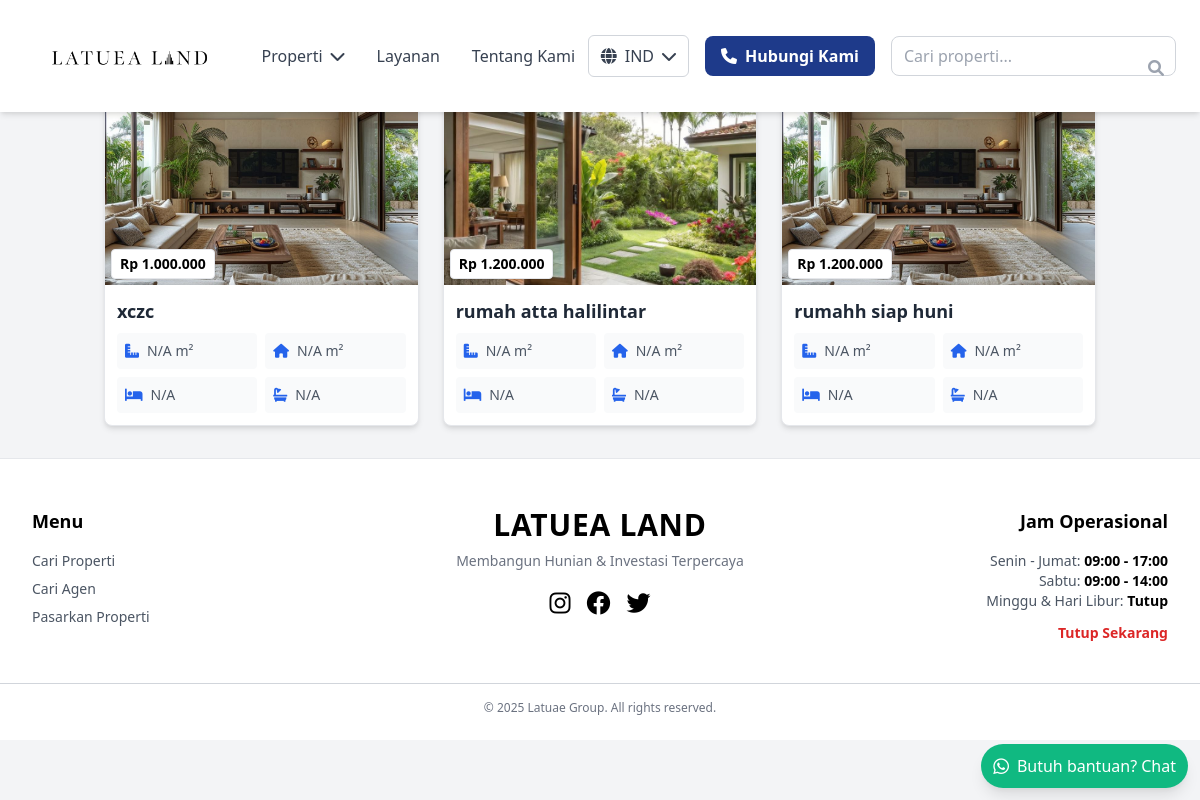
Before: /user/sale_properties.php with the older database file.
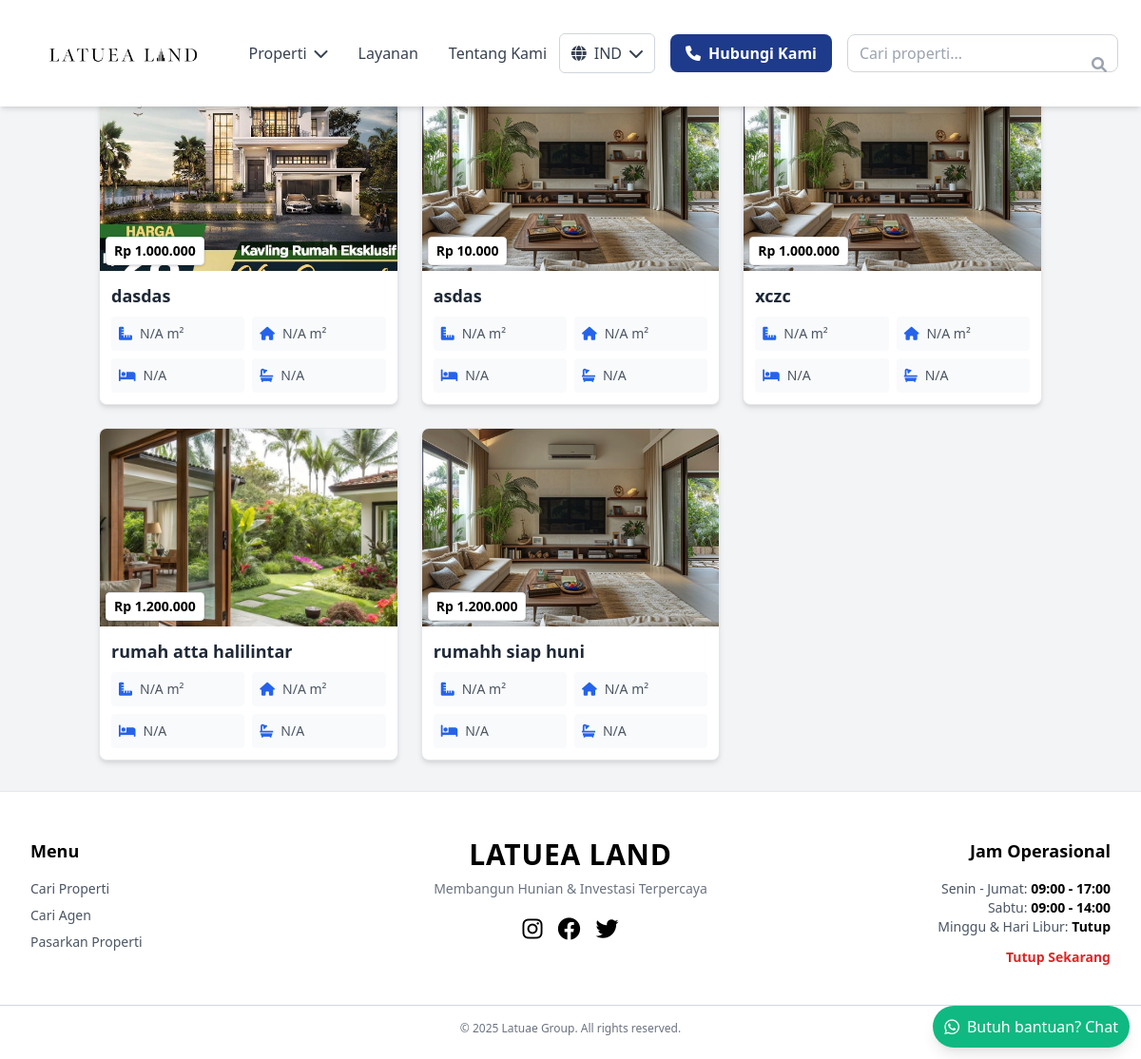
After: the same page with the newer database file.
### tables this page shows
CREATE TABLE `properties` (
  `id` int(11) NOT NULL,
  `id_properti` varchar(50) DEFAULT NULL,
  `title` varchar(100) NOT NULL,
  `description` text NOT NULL,
  `price` decimal(10,2) NOT NULL,
  `province` varchar(100) DEFAULT NULL,
  `regency` varchar(100) DEFAULT NULL,
  `district_or_area` varchar(100) DEFAULT NULL,
  `image` varchar(255) DEFAULT NULL,
  `created_at` timestamp NOT NULL DEFAULT current_timestamp(),
  `property_type` enum('for_sale','for_rent') NOT NULL DEFAULT 'for_sale',
  `property_kind` varchar(50) DEFAULT NULL,
  `tipe_properti` varchar(50) DEFAULT NULL,
  `luas_tanah` varchar(50) DEFAULT NULL,
  `luas_bangunan` varchar(50) DEFAULT NULL,
  `arah_bangunan` varchar(50) DEFAULT NULL,
  `jenis_bangunan` varchar(50) DEFAULT NULL,
  `jumlah_lantai` varchar(50) DEFAULT NULL,
  `kamar_tidur` varchar(50) DEFAULT NULL,
  `kamar_pembantu` varchar(50) DEFAULT NULL,
  `kamar_mandi` varchar(50) DEFAULT NULL,
  `daya_listrik` varchar(50) DEFAULT NULL,
  `saluran_air` varchar(50) DEFAULT NULL,
  `jalur_telepon` varchar(50) DEFAULT NULL,
  `interior` varchar(50) DEFAULT NULL,
  `garasi_parkir` varchar(50) DEFAULT NULL,
  `sertifikat` varchar(50) DEFAULT NULL,
  `view_count` int(11) DEFAULT 0,
  `agent_id` int(11) DEFAULT NULL,
  `facilities` text DEFAULT NULL,
  `is_featured` tinyint(1) DEFAULT 0
);

### user/sale_properties.php (the view, shortened to what the changed rows need)
<?php
require __DIR__ . '/../includes/db_connect.php';
require __DIR__ . '/../includes/header.php';
$properties_per_page = 9;
$current_page = isset($_GET['page']) && is_numeric($_GET['page']) ? (int)$_GET['page'] : 1;
$offset = ($current_page - 1) * $properties_per_page;
$property_type = 'for_sale';
$sql = "
    SELECT
        p.id,
        p.title,
        p.price,
        p.province,
        p.regency,
        p.luas_tanah,
        p.luas_bangunan,
        p.kamar_tidur,
        p.kamar_mandi,
        pi.image_path AS main_image_path
    FROM
        properties p
    LEFT JOIN
        (SELECT property_id, MIN(id) AS min_img_id FROM property_images GROUP BY property_id) AS min_images
    ON
        p.id = min_images.property_id
    LEFT JOIN
        property_images pi
    ON
        min_images.min_img_id = pi.id
    WHERE
        p.property_type = ?
    ORDER BY
        p.created_at DESC
    LIMIT ? OFFSET ?
";
try {
    $stmt = $pdo->prepare($sql);
    $stmt->bindValue(1, $property_type, PDO::PARAM_STR);
    $stmt->bindValue(2, $properties_per_page, PDO::PARAM_INT);
    $stmt->bindValue(3, $offset, PDO::PARAM_INT);
    $stmt->execute();
    $properties = $stmt->fetchAll(PDO::FETCH_ASSOC);
} catch (PDOException $e) {
    error_log("Error fetching properties: " . $e->getMessage());
    echo "<div class='container mx-auto px-4 py-6'><p class='text-red-600'>Terjadi kesalahan saat mengambil data properti.</p></div>";
    require __DIR__ . '/../includes/footer.php';
    exit;
}
?>
<!DOCTYPE html>
<html lang="id">
<head>
    <link rel="stylesheet" href="https://cdnjs.cloudflare.com/ajax/libs/font-awesome/6.0.0/css/all.min.css">
    <link href="https://cdn.jsdelivr.net/npm/tailwindcss@2.2.19/dist/tailwind.min.css" rel="stylesheet">
</head>
<body class="font-lato bg-gray-100 text-gray-800">
    <div class="container mx-auto px-4 py-6">
        <h1 class="text-xl md:text-2xl font-bold text-gray-800 text-center mb-3">Properties for Sale</h1>
        <div class="flex justify-center">
            <div class="grid grid-cols-1 sm:grid-cols-2 lg:grid-cols-3 gap-4 md:gap-6 my-2 w-full">
                <?php if (empty($properties)): ?>
                    <p class="col-span-full text-center text-gray-600 py-5 text-sm md:text-base">Tidak ada properti untuk dijual saat ini.</p>
                <?php else: ?>
                    <?php foreach ($properties as $property): ?>
                        <a href="detail_property.php?id=<?= htmlspecialchars($property['id']) ?>" class="block h-full">
                            <div class="bg-white border border-gray-200 rounded-lg shadow-md overflow-hidden hover:-translate-y-1 hover:shadow-lg transition h-full flex flex-col max-w-full sm:max-w-[360px] mx-auto">
                                <div class="relative w-full h-44 sm:h-52">
                                    <img src="../Uploads/properties/<?= htmlspecialchars($property['main_image_path'] ?? 'default.jpg') ?>" alt="<?= htmlspecialchars($property['title']) ?>" class="w-full h-full object-cover hover:scale-105 transition-transform">
                                    <div class="absolute bottom-1.5 left-1.5 bg-white text-black px-2 py-1 rounded text-xs md:text-sm font-semibold border border-gray-200 shadow">
                                        Rp <?= number_format($property['price'], 0, ',', '.') ?>
                                    </div>
                                </div>
                                <div class="p-3 flex-grow">
                                    <h3 class="text-base md:text-lg font-semibold text-gray-800 truncate mb-2"><?= htmlspecialchars($property['title']) ?></h3>
                                    <div class="grid grid-cols-2 sm:grid-cols-2 gap-2 mt-2">
                                        <div class="flex items-center gap-2 text-xs md:text-sm text-gray-600 bg-gray-50 p-2 rounded">
                                            <i class="fas fa-ruler-combined text-blue-600"></i>
                                            <span><?= htmlspecialchars($property['luas_tanah'] ?? 'N/A') ?> m²</span>
                                        </div>
                                        <div class="flex items-center gap-2 text-xs md:text-sm text-gray-600 bg-gray-50 p-2 rounded">
                                            <i class="fas fa-home text-blue-600"></i>
                                            <span><?= htmlspecialchars($property['luas_bangunan'] ?? 'N/A') ?> m²</span>
                                        </div>
                                        <div class="flex items-center gap-2 text-xs md:text-sm text-gray-600 bg-gray-50 p-2 rounded">
                                            <i class="fas fa-bed text-blue-600"></i>
                                            <span><?= htmlspecialchars($property['kamar_tidur'] ?? 'N/A') ?></span>
                                        </div>
                                        <div class="flex items-center gap-2 text-xs md:text-sm text-gray-600 bg-gray-50 p-2 rounded">
                                            <i class="fas fa-bath text-blue-600"></i>
                                            <span><?= htmlspecialchars($property['kamar_mandi'] ?? 'N/A') ?></span>
                                        </div>
                                    </div>
                                </div>
                            </div>
                        </a>
                    <?php endforeach; ?>
                <?php endif; ?>
            </div>
        </div>
    </div>
    <?php require __DIR__ . '/../includes/footer.php'; ?>
</body>
</html>

Changed rows visible on the page:
added properties: shows a picture, price "1.000.000", title "dasdas", luas_tanah "N/A", luas_bangunan "N/A", kamar_tidur "N/A", kamar_mandi "N/A"
added properties: price "10.000", title "asdas", luas_tanah "N/A", luas_bangunan "N/A", kamar_tidur "N/A", kamar_mandi "N/A"
